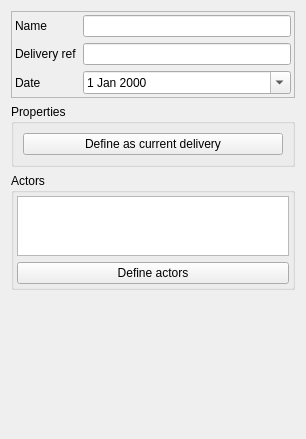
<?xml version="1.0" encoding="UTF-8"?>
<ui version="4.0">
 <class>Form_base3</class>
 <widget class="QWidget" name="Form_base3">
  <property name="geometry">
   <rect>
    <x>0</x>
    <y>0</y>
    <width>306</width>
    <height>439</height>
   </rect>
  </property>
  <property name="windowTitle">
   <string>Form</string>
  </property>
  <layout class="QVBoxLayout" name="verticalLayout" stretch="1,1,1,10">
   <item>
    <widget class="QFrame" name="frame">
     <property name="frameShape">
      <enum>QFrame::StyledPanel</enum>
     </property>
     <property name="frameShadow">
      <enum>QFrame::Raised</enum>
     </property>
     <layout class="QFormLayout" name="formLayout">
      <property name="fieldGrowthPolicy">
       <enum>QFormLayout::AllNonFixedFieldsGrow</enum>
      </property>
      <property name="leftMargin">
       <number>3</number>
      </property>
      <property name="topMargin">
       <number>3</number>
      </property>
      <property name="rightMargin">
       <number>3</number>
      </property>
      <property name="bottomMargin">
       <number>3</number>
      </property>
      <item row="0" column="0">
       <widget class="QLabel" name="label_nom">
        <property name="text">
         <string>Name</string>
        </property>
       </widget>
      </item>
      <item row="0" column="1">
       <widget class="QLineEdit" name="lineEdit_nom"/>
      </item>
      <item row="2" column="0">
       <widget class="QLabel" name="label">
        <property name="text">
         <string>Date</string>
        </property>
       </widget>
      </item>
      <item row="2" column="1">
       <widget class="QDateEdit" name="dateEdit_date">
        <property name="specialValueText">
         <string/>
        </property>
        <property name="minimumDateTime">
         <datetime>
          <hour>0</hour>
          <minute>0</minute>
          <second>0</second>
          <year>1752</year>
          <month>9</month>
          <day>15</day>
         </datetime>
        </property>
        <property name="minimumDate">
         <date>
          <year>1752</year>
          <month>9</month>
          <day>15</day>
         </date>
        </property>
        <property name="calendarPopup">
         <bool>true</bool>
        </property>
        <property name="currentSectionIndex">
         <number>0</number>
        </property>
       </widget>
      </item>
      <item row="1" column="0">
       <widget class="QLabel" name="label_2">
        <property name="text">
         <string>Delivery ref</string>
        </property>
       </widget>
      </item>
      <item row="1" column="1">
       <widget class="QLineEdit" name="lineEdit_nummarche"/>
      </item>
     </layout>
    </widget>
   </item>
   <item>
    <widget class="QGroupBox" name="groupBox">
     <property name="title">
      <string>Properties</string>
     </property>
     <layout class="QVBoxLayout" name="verticalLayout_2">
      <item>
       <widget class="QPushButton" name="pushButton_currentPrestation">
        <property name="text">
         <string>Define as current delivery</string>
        </property>
       </widget>
      </item>
     </layout>
    </widget>
   </item>
   <item>
    <widget class="QGroupBox" name="groupBox_2">
     <property name="title">
      <string>Actors</string>
     </property>
     <layout class="QVBoxLayout" name="verticalLayout_3">
      <property name="leftMargin">
       <number>3</number>
      </property>
      <property name="topMargin">
       <number>3</number>
      </property>
      <property name="rightMargin">
       <number>3</number>
      </property>
      <property name="bottomMargin">
       <number>3</number>
      </property>
      <item>
       <widget class="QTextBrowser" name="textBrowser_intervenants">
        <property name="maximumSize">
         <size>
          <width>16777215</width>
          <height>60</height>
         </size>
        </property>
       </widget>
      </item>
      <item>
       <widget class="QPushButton" name="pushButton_defineinter">
        <property name="text">
         <string>Define actors</string>
        </property>
       </widget>
      </item>
     </layout>
    </widget>
   </item>
   <item>
    <spacer name="verticalSpacer">
     <property name="orientation">
      <enum>Qt::Vertical</enum>
     </property>
     <property name="sizeHint" stdset="0">
      <size>
       <width>20</width>
       <height>40</height>
      </size>
     </property>
    </spacer>
   </item>
  </layout>
 </widget>
 <resources/>
 <connections/>
</ui>
